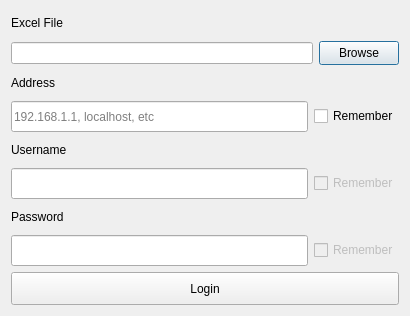
<?xml version="1.0" encoding="UTF-8"?>
<ui version="4.0">
 <class>databaseLoginDialog</class>
 <widget class="QDialog" name="databaseLoginDialog">
  <property name="enabled">
   <bool>true</bool>
  </property>
  <property name="geometry">
   <rect>
    <x>0</x>
    <y>0</y>
    <width>406</width>
    <height>316</height>
   </rect>
  </property>
  <property name="maximumSize">
   <size>
    <width>2000</width>
    <height>2000</height>
   </size>
  </property>
  <property name="windowTitle">
   <string>Database Login - Schedule Keeper</string>
  </property>
  <layout class="QVBoxLayout" name="verticalLayout">
   <item>
    <widget class="QLabel" name="file_label">
     <property name="text">
      <string>Excel File</string>
     </property>
    </widget>
   </item>
   <item>
    <layout class="QHBoxLayout" name="horizontalLayout">
     <item>
      <widget class="QLineEdit" name="file_path_lineedit"/>
     </item>
     <item>
      <widget class="QPushButton" name="browse_pushbutton">
       <property name="maximumSize">
        <size>
         <width>88</width>
         <height>34</height>
        </size>
       </property>
       <property name="text">
        <string>Browse</string>
       </property>
      </widget>
     </item>
    </layout>
   </item>
   <item>
    <widget class="QLabel" name="address_label">
     <property name="minimumSize">
      <size>
       <width>388</width>
       <height>23</height>
      </size>
     </property>
     <property name="text">
      <string>Address</string>
     </property>
    </widget>
   </item>
   <item>
    <layout class="QHBoxLayout" name="address_input">
     <item>
      <widget class="QLineEdit" name="address_lineedit">
       <property name="minimumSize">
        <size>
         <width>289</width>
         <height>31</height>
        </size>
       </property>
       <property name="placeholderText">
        <string>192.168.1.1, localhost, etc</string>
       </property>
      </widget>
     </item>
     <item>
      <widget class="QCheckBox" name="remember_address_checkbox">
       <property name="text">
        <string>Remember</string>
       </property>
      </widget>
     </item>
    </layout>
   </item>
   <item>
    <widget class="QLabel" name="username_label">
     <property name="minimumSize">
      <size>
       <width>388</width>
       <height>24</height>
      </size>
     </property>
     <property name="text">
      <string>Username</string>
     </property>
    </widget>
   </item>
   <item>
    <layout class="QHBoxLayout" name="username_input">
     <item>
      <widget class="QLineEdit" name="username_lineedit">
       <property name="minimumSize">
        <size>
         <width>289</width>
         <height>31</height>
        </size>
       </property>
      </widget>
     </item>
     <item>
      <widget class="QCheckBox" name="remember_username_checkbox">
       <property name="enabled">
        <bool>false</bool>
       </property>
       <property name="text">
        <string>Remember</string>
       </property>
      </widget>
     </item>
    </layout>
   </item>
   <item>
    <widget class="QLabel" name="password_label">
     <property name="minimumSize">
      <size>
       <width>388</width>
       <height>23</height>
      </size>
     </property>
     <property name="text">
      <string>Password</string>
     </property>
    </widget>
   </item>
   <item>
    <layout class="QHBoxLayout" name="password_input">
     <item>
      <widget class="QLineEdit" name="password_lineedit">
       <property name="minimumSize">
        <size>
         <width>289</width>
         <height>31</height>
        </size>
       </property>
       <property name="echoMode">
        <enum>QLineEdit::Password</enum>
       </property>
      </widget>
     </item>
     <item>
      <widget class="QCheckBox" name="remember_password_checkbox">
       <property name="enabled">
        <bool>false</bool>
       </property>
       <property name="text">
        <string>Remember</string>
       </property>
      </widget>
     </item>
    </layout>
   </item>
   <item>
    <widget class="QPushButton" name="login_pushbutton">
     <property name="minimumSize">
      <size>
       <width>388</width>
       <height>33</height>
      </size>
     </property>
     <property name="text">
      <string>Login</string>
     </property>
    </widget>
   </item>
  </layout>
 </widget>
 <resources/>
 <connections/>
</ui>
